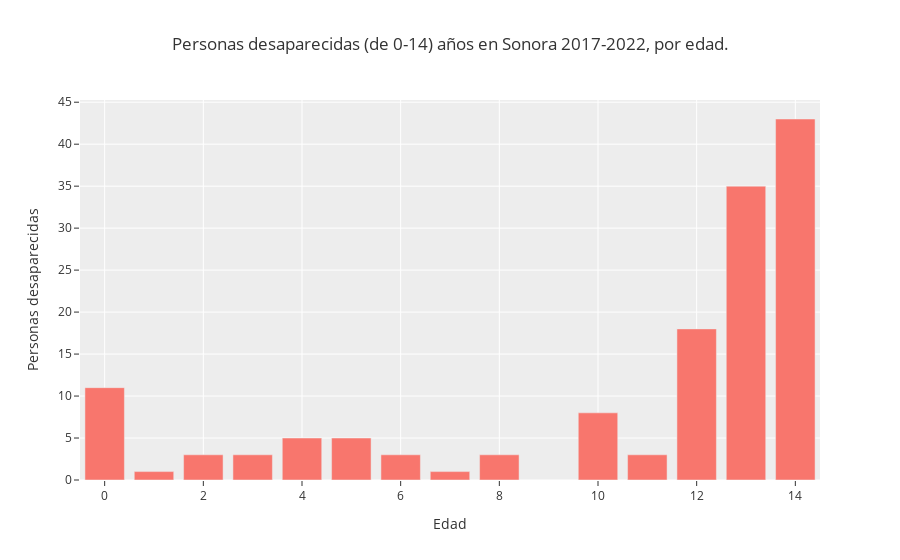

Notebook source saved alongside this figure:
### Code cell
dff = personas_desaparecidas_edad.sum(axis=1)
fig = px.bar(dff, x=dff.index, y=dff.values,
                labels = {'y':'Personas desaparecidas'},
                title='Personas desaparecidas (de 0-14) años en Sonora 2017-2022, por edad.',
                template='ggplot2')
fig.update_yaxes(rangemode="tozero")


fig.show()

### Figure 1 — Plotly figure (JSON) as saved in the notebook; plotly's stock layout.template omitted (floating-point values rounded to 4 significant figures)
{"data": [{"alignmentgroup": "True", "hovertemplate": "Edad=%{x}<br>Personas desaparecidas=%{y}<extra></extra>", "legendgroup": "", "marker": {"color": "#F8766D", "pattern": {"shape": ""}}, "name": "", "offsetgroup": "", "orientation": "v", "showlegend": false, "textposition": "auto", "type": "bar", "x": [0, 1, 2, 3, 4, 5, 6, 7, 8, 10, 11, 12, 13, 14], "xaxis": "x", "y": [11, 1, 3, 3, 5, 5, 3, 1, 3, 8, 3, 18, 35, 43], "yaxis": "y"}], "layout": {"barmode": "relative", "legend": {"tracegroupgap": 0}, "title": {"text": "Personas desaparecidas (de 0-14) años en Sonora 2017-2022, por edad."}, "xaxis": {"anchor": "y", "domain": [0, 1], "title": {"text": "Edad"}}, "yaxis": {"anchor": "x", "domain": [0, 1], "rangemode": "tozero", "title": {"text": "Personas desaparecidas"}}}}
